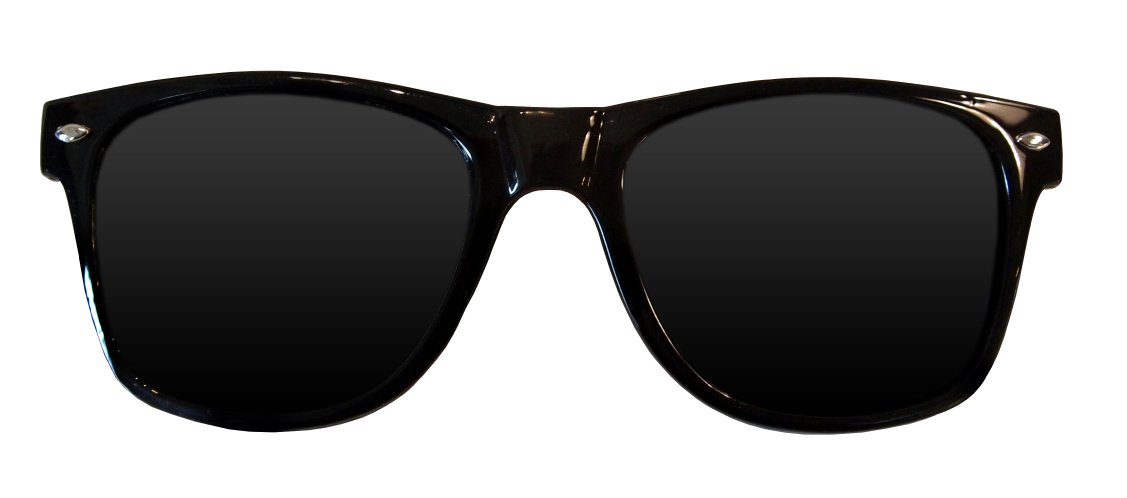
#> input picture sunglass.png, 3381 x 1494 px (shown at 1/3 size)
$ jupyter execute --allow-errors 'adding sunglass to photo.ipynb'
#> lines starting #> are read from the running program, lines starting #| are printed output that depends on the picture; after the words box and inside, x2 and y2 are one past the last pixel; in counts of white or black regions, pixels touching at a corner belong together
# Ex. No:01
# Image Handling and Pixel Transformations Using OpenCV
**Name:** Sana Fathima H     **Reg. No:** 212223240145

[cell 1]
# Import libraries
import cv2
import numpy as np
import matplotlib.pyplot as plt

[cell 2]
# Load the Face Image
faceImage = cv2.imread('my prfie.jpg')
#> (the rest of this cell did not finish here and is left out)

#> (a cell that did not finish here is left out)

#> (a cell that did not finish here is left out)

[cell 5]
# Load the Sunglass image with Alpha channel
# (http://pluspng.com/sunglass-png-1104.html)
glassPNG = cv2.imread('sunglass.png',-1)
#> glassPNG is the input picture: shape (1494, 3381, 4); mean B, G, R, A 141.9, 142.2, 142.4, 125.6
plt.imshow(glassPNG[:,:,::-1]);plt.title("glassPNG")
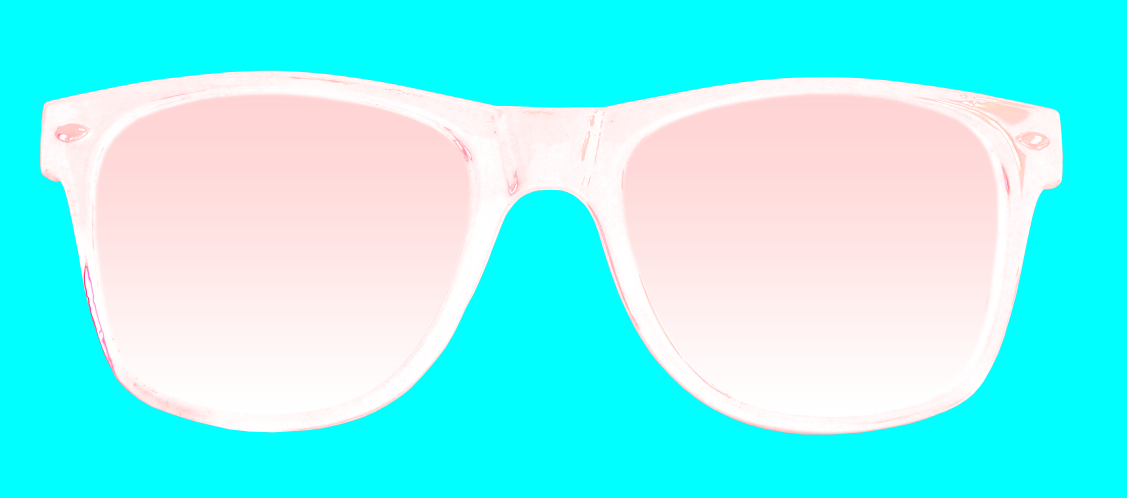
#> shown: shape (1494, 3381, 4) (shown at 1/3 size); mean R, G, B, A 125.6, 142.4, 142.2, 141.9; transparent parts drawn white

[cell 6]
# Resize the image to fit over the eye region
glassPNG = cv2.resize(glassPNG,(550,150))
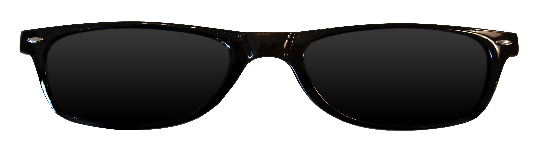
#> glassPNG: shape (150, 550, 4); mean B, G, R, A 141.9, 142.1, 142.4, 125.7
print("image Dimension ={}".format(glassPNG.shape))
#| image Dimension =(150, 550, 4)

[cell 7]
# Separate the Color and alpha channels
glassBGR = glassPNG[:,:,0:3]
glassMask1 = glassPNG[:,:,3]
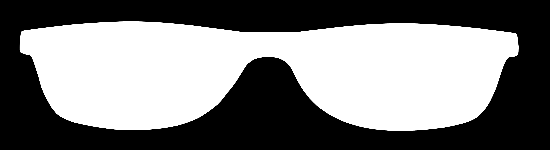
#> glassMask1: shape (150, 550); min 0, max 255, mean 125.7

[cell 8]
# Display the images for clarity
plt.figure(figsize=[15,15])
plt.subplot(121);plt.imshow(glassBGR[:,:,::-1]);plt.title('Sunglass Color channels');
plt.subplot(122);plt.imshow(glassMask1,cmap='gray');plt.title('Sunglass Alpha channel');
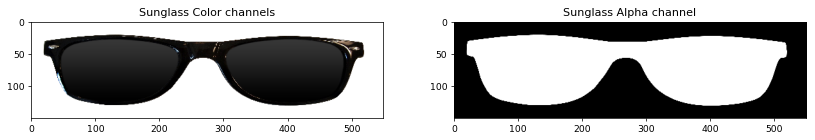
#> figure drawn by matplotlib, 2 panels

#> (a cell that did not finish here is left out)

[cell 10]
# Make the dimensions of the mask same as the input image.
# Since Face Image is a 3-channel image, we create a 3 channel image for the mask
glassMask = cv2.merge((glassMask1,glassMask1,glassMask1))

# Make the values [0,1] since we are using arithmetic operations
glassMask = np.uint8(glassMask/255)
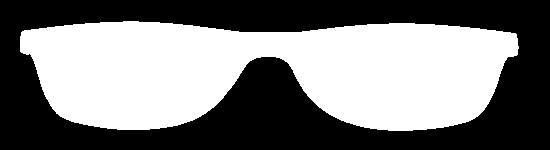
#> glassMask: shape (150, 550, 3); values 0 (black) and 1 (white), 49.1% white; 1 white region, box (x1, y1, x2, y2) and area: (20, 21, 519, 131) 40499

# Make a copy
#> (the rest of this cell did not finish here and is left out)
